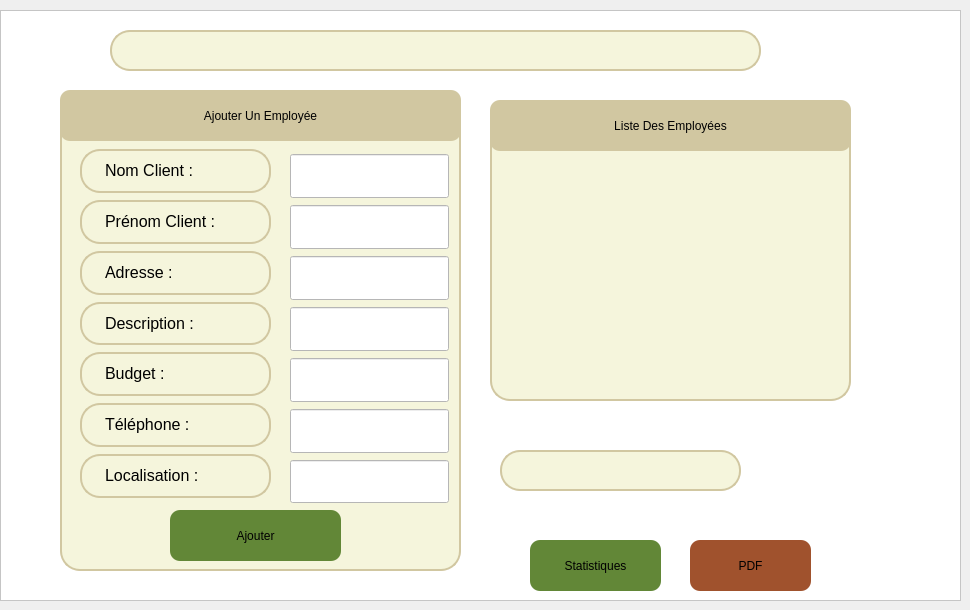
    <widget class="QWidget" name="PageGestionEmployees">
     <widget class="QFrame" name="frame_3">
      <property name="geometry">
       <rect>
        <x>0</x>
        <y>10</y>
        <width>961</width>
        <height>591</height>
       </rect>
      </property>
      <property name="styleSheet">
       <string notr="true">background-color:rgb(255,255,255);
font:20pt &quot;Segoe Ui&quot;;</string>
      </property>
      <property name="frameShape">
       <enum>QFrame::Shape::StyledPanel</enum>
      </property>
      <property name="frameShadow">
       <enum>QFrame::Shadow::Raised</enum>
      </property>
      <widget class="QLabel" name="label_127">
       <property name="geometry">
        <rect>
         <x>50</x>
         <y>20</y>
         <width>51</width>
         <height>41</height>
        </rect>
       </property>
       <property name="styleSheet">
        <string notr="true">image: url(:/res/search.png)</string>
       </property>
       <property name="text">
        <string/>
       </property>
      </widget>
      <widget class="QLineEdit" name="barrederecherche_17">
       <property name="geometry">
        <rect>
         <x>110</x>
         <y>20</y>
         <width>651</width>
         <height>41</height>
        </rect>
       </property>
       <property name="styleSheet">
        <string notr="true">QLineEdit {
    border: 2px solid rgb(209, 199, 161); /* Bordure légèrement plus foncée */
    border-radius: 20px; /* Coins arrondis */
    color: #000; /* Texte noir */
    padding-left: 20px;
    padding-right: 20px;
    background-color: rgb(245, 245, 220); /* Beige */
}

QLineEdit:hover {
    border: 2px solid rgb(160, 150, 120); /* Bordure plus foncée au survol */
    background-color: rgb(255, 255, 235); /* Fond légèrement plus clair */
}

QLineEdit:focus {
    border: 2px solid rgb(100, 80, 50); /* Bordure encore plus foncée lors du focus */
    background-color: rgb(255, 255, 240); /* Fond encore plus clair lors du focus */
    box-shadow: 0 0 5px rgba(0, 0, 0, 0.2); /* Ombre autour du champ en focus */
}
</string>
       </property>
       <property name="cursorMoveStyle">
        <enum>Qt::CursorMoveStyle::LogicalMoveStyle</enum>
       </property>
      </widget>
      <widget class="QLabel" name="label_128">
       <property name="geometry">
        <rect>
         <x>770</x>
         <y>20</y>
         <width>41</width>
         <height>41</height>
        </rect>
       </property>
       <property name="styleSheet">
        <string notr="true">image:url(:/res/likes.png)</string>
       </property>
       <property name="text">
        <string/>
       </property>
      </widget>
      <widget class="QPushButton" name="pushButton_56">
       <property name="geometry">
        <rect>
         <x>690</x>
         <y>530</y>
         <width>121</width>
         <height>51</height>
        </rect>
       </property>
       <property name="styleSheet">
        <string notr="true">QPushButton {
background-color: rgb(160, 82, 45);
font: 10pt &quot;Sylfaen&quot;;
border-radius: 10px;
}
QPushButton:hover {
    background-color: #D2B48C; /* Marron soft */
}
</string>
       </property>
       <property name="text">
        <string>PDF</string>
       </property>
      </widget>
      <widget class="QLineEdit" name="barrederecherche_18">
       <property name="geometry">
        <rect>
         <x>500</x>
         <y>440</y>
         <width>241</width>
         <height>41</height>
        </rect>
       </property>
       <property name="styleSheet">
        <string notr="true">QLineEdit {
    border: 2px solid rgb(209, 199, 161); /* Bordure légèrement plus foncée */
    border-radius: 20px; /* Coins arrondis */
    color: #000; /* Texte noir */
    padding-left: 20px;
    padding-right: 20px;
    background-color: rgb(245, 245, 220); /* Beige */
}

QLineEdit:hover {
    border: 2px solid rgb(160, 150, 120); /* Bordure plus foncée au survol */
    background-color: rgb(255, 255, 235); /* Fond légèrement plus clair */
}

QLineEdit:focus {
    border: 2px solid rgb(100, 80, 50); /* Bordure encore plus foncée lors du focus */
    background-color: rgb(255, 255, 240); /* Fond encore plus clair lors du focus */
    box-shadow: 0 0 5px rgba(0, 0, 0, 0.2); /* Ombre autour du champ en focus */
}
</string>
       </property>
       <property name="cursorMoveStyle">
        <enum>Qt::CursorMoveStyle::LogicalMoveStyle</enum>
       </property>
      </widget>
      <widget class="QFrame" name="frame_19">
       <property name="geometry">
        <rect>
         <x>490</x>
         <y>90</y>
         <width>361</width>
         <height>301</height>
        </rect>
       </property>
       <property name="styleSheet">
        <string notr="true">QFrame {
    border: 2px solid rgb(209, 199, 161); /* Bordure légèrement plus foncée */
    border-radius: 20px; /* Coins arrondis */
    color: #000; /* Texte noir */
    padding-left: 20px;
    padding-right: 20px;
    background-color: rgb(245, 245, 220); /* Beige */
}

QLineEdit:hover {
    border: 2px solid rgb(160, 150, 120); /* Bordure plus foncée au survol */
    background-color: rgb(255, 255, 235); /* Fond légèrement plus clair */
}

QFrame:focus {
    border: 2px solid rgb(100, 80, 50); /* Bordure encore plus foncée lors du focus */
    background-color: rgb(255, 255, 240); /* Fond encore plus clair lors du focus */
    box-shadow: 0 0 5px rgba(0, 0, 0, 0.2); /* Ombre autour du champ en focus */
}
</string>
       </property>
       <property name="frameShape">
        <enum>QFrame::Shape::StyledPanel</enum>
       </property>
       <property name="frameShadow">
        <enum>QFrame::Shadow::Raised</enum>
       </property>
       <widget class="QPushButton" name="pushButton_57">
        <property name="geometry">
         <rect>
          <x>0</x>
          <y>0</y>
          <width>361</width>
          <height>51</height>
         </rect>
        </property>
        <property name="styleSheet">
         <string notr="true">QPushButton {
background-color:rgb(209, 199, 161);
font: 10pt &quot;Sylfaen&quot;;
border-radius: 10px;
}
QPushButton:hover {
    background-color: #F5F5DC; /* Beige soft */
}</string>
        </property>
        <property name="text">
         <string>Liste Des Employées</string>
        </property>
       </widget>
      </widget>
      <widget class="QLabel" name="label_129">
       <property name="geometry">
        <rect>
         <x>750</x>
         <y>440</y>
         <width>61</width>
         <height>51</height>
        </rect>
       </property>
       <property name="styleSheet">
        <string notr="true">image:url(:/res/suppr.png)</string>
       </property>
       <property name="text">
        <string/>
       </property>
      </widget>
      <widget class="QLabel" name="label_130">
       <property name="geometry">
        <rect>
         <x>810</x>
         <y>20</y>
         <width>51</width>
         <height>41</height>
        </rect>
       </property>
       <property name="styleSheet">
        <string notr="true">image:url(:/res/notif.png)</string>
       </property>
       <property name="text">
        <string/>
       </property>
      </widget>
      <widget class="QPushButton" name="pushButton_58">
       <property name="geometry">
        <rect>
         <x>530</x>
         <y>530</y>
         <width>131</width>
         <height>51</height>
        </rect>
       </property>
       <property name="styleSheet">
        <string notr="true">QPushButton {
background-color: rgb(98, 135, 55);
font: 10pt &quot;Sylfaen&quot;;
border-radius: 10px;
}
QPushButton:hover {
background-color: #7E9C5A;
}</string>
       </property>
       <property name="text">
        <string>Statistiques</string>
       </property>
      </widget>
      <widget class="QFrame" name="frame_20">
       <property name="geometry">
        <rect>
         <x>60</x>
         <y>80</y>
         <width>401</width>
         <height>481</height>
        </rect>
       </property>
       <property name="styleSheet">
        <string notr="true">QFrame {
    border: 2px solid rgb(209, 199, 161); /* Bordure légèrement plus foncée */
    border-radius: 20px; /* Coins arrondis */
    color: #000; /* Texte noir */
    padding-left: 20px;
    padding-right: 20px;
    background-color: rgb(245, 245, 220); /* Beige */
}

QLineEdit:hover {
    border: 2px solid rgb(160, 150, 120); /* Bordure plus foncée au survol */
    background-color: rgb(255, 255, 235); /* Fond légèrement plus clair */
}

QFrame:focus {
    border: 2px solid rgb(100, 80, 50); /* Bordure encore plus foncée lors du focus */
    background-color: rgb(255, 255, 240); /* Fond encore plus clair lors du focus */
    box-shadow: 0 0 5px rgba(0, 0, 0, 0.2); /* Ombre autour du champ en focus */
}
</string>
       </property>
       <property name="frameShape">
        <enum>QFrame::Shape::StyledPanel</enum>
       </property>
       <property name="frameShadow">
        <enum>QFrame::Shadow::Raised</enum>
       </property>
       <widget class="QPushButton" name="pushButton_59">
        <property name="geometry">
         <rect>
          <x>0</x>
          <y>0</y>
          <width>401</width>
          <height>51</height>
         </rect>
        </property>
        <property name="styleSheet">
         <string notr="true">QPushButton {
background-color:rgb(209, 199, 161);
font: 10pt &quot;Sylfaen&quot;;
border-radius: 10px;
}
QPushButton:hover {
    background-color: #F5F5DC; /* Beige soft */
}</string>
        </property>
        <property name="text">
         <string>Ajouter Un Employée</string>
        </property>
       </widget>
       <widget class="QPushButton" name="pushButton_60">
        <property name="geometry">
         <rect>
          <x>110</x>
          <y>420</y>
          <width>171</width>
          <height>51</height>
         </rect>
        </property>
        <property name="styleSheet">
         <string notr="true">QPushButton {
background-color: rgb(98, 135, 55);
font: 10pt &quot;Sylfaen&quot;;
border-radius: 10px;
}
QPushButton:hover {
background-color: #7E9C5A;
}</string>
        </property>
        <property name="text">
         <string>Ajouter</string>
        </property>
       </widget>
       <widget class="QLabel" name="label_131">
        <property name="geometry">
         <rect>
          <x>20</x>
          <y>212</y>
          <width>191</width>
          <height>43</height>
         </rect>
        </property>
        <property name="styleSheet">
         <string notr="true">label-&gt;setStyleSheet(&quot;QLabel { color: black; font-size: 10px; border: none; }&quot;);
</string>
        </property>
        <property name="text">
         <string>&lt;html&gt;&lt;head/&gt;&lt;body&gt;&lt;p&gt;&lt;span style=&quot; font-size:12pt;&quot;&gt;Description :&lt;/span&gt;&lt;/p&gt;&lt;/body&gt;&lt;/html&gt;</string>
        </property>
       </widget>
       <widget class="QLabel" name="label_132">
        <property name="geometry">
         <rect>
          <x>20</x>
          <y>364</y>
          <width>191</width>
          <height>44</height>
         </rect>
        </property>
        <property name="styleSheet">
         <string notr="true">label-&gt;setStyleSheet(&quot;QLabel { color: black; font-size: 10px; border: none; }&quot;);
</string>
        </property>
        <property name="text">
         <string>&lt;html&gt;&lt;head/&gt;&lt;body&gt;&lt;p&gt;&lt;span style=&quot; font-size:12pt;&quot;&gt;Localisation :&lt;/span&gt;&lt;/p&gt;&lt;/body&gt;&lt;/html&gt;</string>
        </property>
       </widget>
       <widget class="QLabel" name="label_133">
        <property name="geometry">
         <rect>
          <x>20</x>
          <y>161</y>
          <width>191</width>
          <height>44</height>
         </rect>
        </property>
        <property name="styleSheet">
         <string notr="true">label-&gt;setStyleSheet(&quot;QLabel { color: black; font-size: 10px; border: none; }&quot;);
</string>
        </property>
        <property name="text">
         <string>&lt;html&gt;&lt;head/&gt;&lt;body&gt;&lt;p&gt;&lt;span style=&quot; font-size:12pt;&quot;&gt;Adresse :&lt;/span&gt;&lt;/p&gt;&lt;/body&gt;&lt;/html&gt;</string>
        </property>
       </widget>
       <widget class="QLabel" name="label_134">
        <property name="geometry">
         <rect>
          <x>20</x>
          <y>313</y>
          <width>191</width>
          <height>44</height>
         </rect>
        </property>
        <property name="styleSheet">
         <string notr="true">label-&gt;setStyleSheet(&quot;QLabel { color: black; font-size: 10px; border: none; }&quot;);
</string>
        </property>
        <property name="text">
         <string>&lt;html&gt;&lt;head/&gt;&lt;body&gt;&lt;p&gt;&lt;span style=&quot; font-size:12pt;&quot;&gt;Téléphone :&lt;/span&gt;&lt;/p&gt;&lt;/body&gt;&lt;/html&gt;</string>
        </property>
       </widget>
       <widget class="QLabel" name="label_135">
        <property name="geometry">
         <rect>
          <x>20</x>
          <y>59</y>
          <width>191</width>
          <height>44</height>
         </rect>
        </property>
        <property name="styleSheet">
         <string notr="true">label-&gt;setStyleSheet(&quot;QLabel { color: black; font-size: 10px; border: none; }&quot;);
</string>
        </property>
        <property name="text">
         <string>&lt;html&gt;&lt;head/&gt;&lt;body&gt;&lt;p&gt;&lt;span style=&quot; font-size:12pt;&quot;&gt;Nom Client :&lt;/span&gt;&lt;/p&gt;&lt;/body&gt;&lt;/html&gt;</string>
        </property>
       </widget>
       <widget class="QLabel" name="label_136">
        <property name="geometry">
         <rect>
          <x>20</x>
          <y>262</y>
          <width>191</width>
          <height>44</height>
         </rect>
        </property>
        <property name="styleSheet">
         <string notr="true">label-&gt;setStyleSheet(&quot;QLabel { color: black; font-size: 10px; border: none; }&quot;);
</string>
        </property>
        <property name="text">
         <string>&lt;html&gt;&lt;head/&gt;&lt;body&gt;&lt;p&gt;&lt;span style=&quot; font-size:12pt;&quot;&gt;Budget :&lt;/span&gt;&lt;/p&gt;&lt;/body&gt;&lt;/html&gt;</string>
        </property>
       </widget>
       <widget class="QLabel" name="label_137">
        <property name="geometry">
         <rect>
          <x>20</x>
          <y>110</y>
          <width>191</width>
          <height>44</height>
         </rect>
        </property>
        <property name="styleSheet">
         <string notr="true">label-&gt;setStyleSheet(&quot;QLabel { color: black; font-size: 10px; border: none; }&quot;);
</string>
        </property>
        <property name="text">
         <string>&lt;html&gt;&lt;head/&gt;&lt;body&gt;&lt;p&gt;&lt;span style=&quot; font-size:12pt;&quot;&gt;Prénom Client  :&lt;/span&gt;&lt;/p&gt;&lt;/body&gt;&lt;/html&gt;</string>
        </property>
       </widget>
       <widget class="QLineEdit" name="lineEdit_87">
        <property name="geometry">
         <rect>
          <x>230</x>
          <y>268</y>
          <width>159</width>
          <height>44</height>
         </rect>
        </property>
       </widget>
       <widget class="QLineEdit" name="lineEdit_88">
        <property name="geometry">
         <rect>
          <x>230</x>
          <y>64</y>
          <width>159</width>
          <height>44</height>
         </rect>
        </property>
       </widget>
       <widget class="QLineEdit" name="lineEdit_89">
        <property name="geometry">
         <rect>
          <x>230</x>
          <y>217</y>
          <width>159</width>
          <height>44</height>
         </rect>
        </property>
       </widget>
       <widget class="QLineEdit" name="lineEdit_90">
        <property name="geometry">
         <rect>
          <x>230</x>
          <y>115</y>
          <width>159</width>
          <height>44</height>
         </rect>
        </property>
       </widget>
       <widget class="QLineEdit" name="lineEdit_91">
        <property name="geometry">
         <rect>
          <x>230</x>
          <y>166</y>
          <width>159</width>
          <height>44</height>
         </rect>
        </property>
       </widget>
       <widget class="QLineEdit" name="lineEdit_92">
        <property name="geometry">
         <rect>
          <x>230</x>
          <y>319</y>
          <width>159</width>
          <height>44</height>
         </rect>
        </property>
       </widget>
       <widget class="QLineEdit" name="lineEdit_93">
        <property name="geometry">
         <rect>
          <x>230</x>
          <y>370</y>
          <width>159</width>
          <height>43</height>
         </rect>
        </property>
       </widget>
      </widget>
      <widget class="QLabel" name="label_138">
       <property name="geometry">
        <rect>
         <x>810</x>
         <y>440</y>
         <width>61</width>
         <height>51</height>
        </rect>
       </property>
       <property name="styleSheet">
        <string notr="true">image:url(:/res/modif.png)</string>
       </property>
       <property name="text">
        <string/>
       </property>
      </widget>
     </widget>
    </widget>
